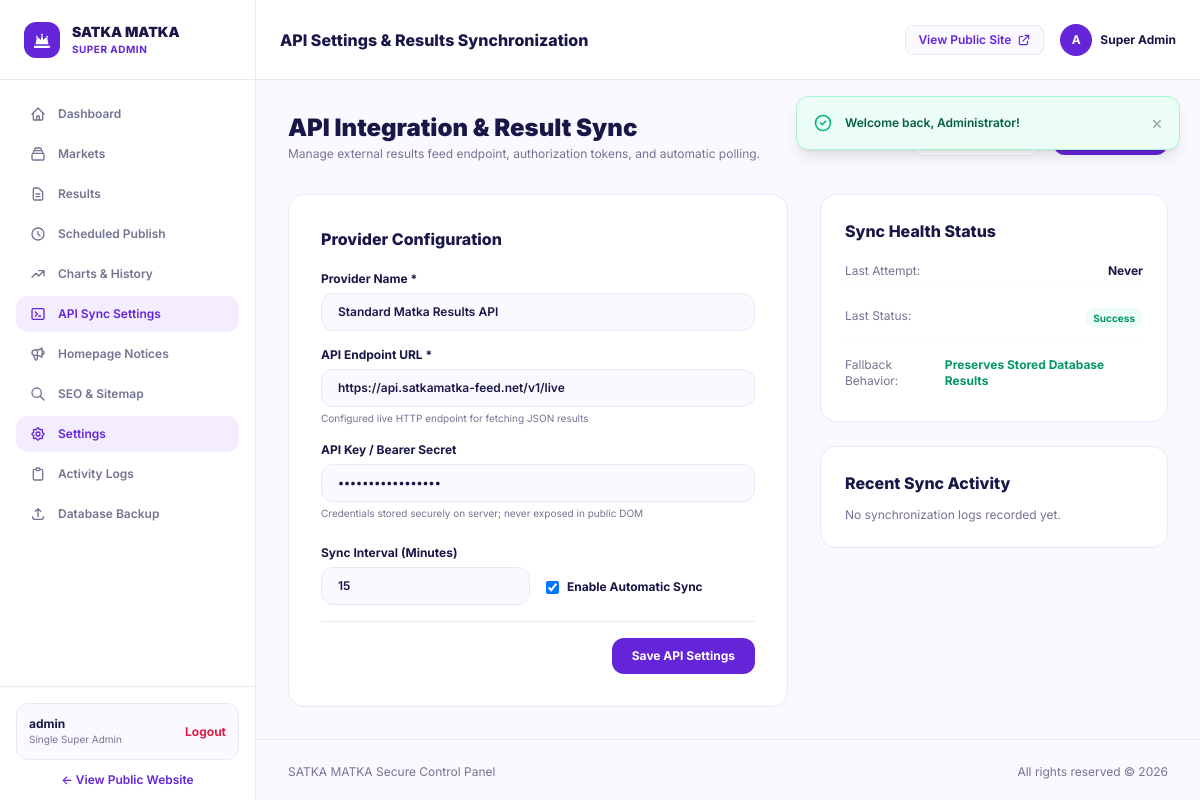
The page /admin/api-settings/index.php (signed in) on the database its author committed.
### tables this page shows
CREATE TABLE IF NOT EXISTS api_configs (
    id INT AUTO_INCREMENT PRIMARY KEY,
    provider_name VARCHAR(100) NOT NULL,
    api_url VARCHAR(255) NOT NULL,
    api_key VARCHAR(255) NULL,
    api_secret VARCHAR(255) NULL,
    sync_interval_minutes INT NOT NULL DEFAULT 15,
    is_active TINYINT(1) NOT NULL DEFAULT 1,
    last_sync_at DATETIME NULL,
    last_sync_status VARCHAR(20) NULL,
    field_mapping TEXT NULL,
    created_at DATETIME NOT NULL DEFAULT CURRENT_TIMESTAMP,
    updated_at DATETIME NOT NULL DEFAULT CURRENT_TIMESTAMP ON UPDATE CURRENT_TIMESTAMP
);

### app/helpers/security.php (called while the page is built, shortened)
<?php
function e(?string $value): string {
    return htmlspecialchars($value ?? '', ENT_QUOTES | ENT_SUBSTITUTE, 'UTF-8');
}

### admin/api-settings/index.php (the view, shortened to what this page needs)
<?php
$pdo = Database::getConnection();
$stmt = $pdo->query("SELECT * FROM api_configs ORDER BY id ASC LIMIT 1");
$config = $stmt->fetch() ?: [
    'id' => 1,
    'provider_name' => 'Live Matka Feed API',
    'api_url' => 'https://api.satkamatka-feed.net/v1/live',
    'api_key' => 'sm_live_sec_99342',
    'sync_interval_minutes' => 15,
    'is_active' => 1,
    'last_sync_status' => 'success',
    'last_sync_at' => date('Y-m-d H:i:s')
];
$syncLogs = ApiSyncService::getLogs(10);
require __DIR__ . '/../includes/head.php';
require __DIR__ . '/../includes/sidebar.php';
?>
<div class="flex-1 flex flex-col min-w-0">
  <?php require __DIR__ . '/../includes/header.php'; ?>
  <?php require __DIR__ . '/../../includes/flash-message.php'; ?>
  <main class="p-6 sm:p-8 space-y-8 flex-1">
    <div class="flex flex-col sm:flex-row sm:items-center justify-between gap-4">
      <div>
        <h1 class="text-2xl font-black text-[#191747]">API Integration &amp; Result Sync</h1>
        <p class="text-xs text-[#737493] mt-0.5">Manage external results feed endpoint, authorization tokens, and automatic polling.</p>
      </div>
      <div class="flex items-center space-x-3">
        <a href="/admin/api-settings/test-connection.php" class="px-4 py-2.5 rounded-xl border border-[#EAE8F5] bg-white hover:bg-[#FAF9FF] text-[#191747] text-xs font-bold transition">
        </a>
        <a href="/admin/api-settings/sync-now.php" class="px-4 py-2.5 rounded-xl bg-[#6425D9] hover:bg-[#521ec2] text-white text-xs font-bold flex items-center gap-2 shadow-xs transition">
          <span>Sync Now</span>
        </a>
      </div>
    </div>
    <div class="grid grid-cols-1 lg:grid-cols-12 gap-8">
      <div class="lg:col-span-7 bg-white rounded-2xl border border-[#EAE8F5] p-6 sm:p-8 shadow-xs">
        <h2 class="text-base font-extrabold text-[#191747] mb-5">Provider Configuration</h2>
        <form action="/admin/api-settings/index.php" method="POST" class="space-y-4">
          <div>
            <label class="block text-xs font-bold text-[#191747] mb-1.5">Provider Name *</label>
            <input type="text" name="provider_name" value="<?= e($config['provider_name']) ?>" required class="w-full px-4 py-2.5 rounded-xl bg-[#FAF9FF] border border-[#EAE8F5] text-xs font-semibold text-[#191747]">
          </div>
          <div>
            <label class="block text-xs font-bold text-[#191747] mb-1.5">API Endpoint URL *</label>
            <input type="url" name="api_url" value="<?= e($config['api_url']) ?>" required class="w-full px-4 py-2.5 rounded-xl bg-[#FAF9FF] border border-[#EAE8F5] text-xs font-semibold text-[#191747]">
            <span class="text-[10px] text-[#737493] mt-1 block">Configured live HTTP endpoint for fetching JSON results</span>
          </div>
          <div>
            <label class="block text-xs font-bold text-[#191747] mb-1.5">API Key / Bearer Secret</label>
            <input type="password" name="api_key" value="<?= e($config['api_key']) ?>" class="w-full px-4 py-2.5 rounded-xl bg-[#FAF9FF] border border-[#EAE8F5] text-xs font-semibold text-[#191747]">
            <span class="text-[10px] text-[#737493] mt-1 block">Credentials stored securely on server; never exposed in public DOM</span>
          </div>
          <div class="grid grid-cols-1 sm:grid-cols-2 gap-4 pt-2">
            <div>
              <label class="block text-xs font-bold text-[#191747] mb-1.5">Sync Interval (Minutes)</label>
              <input type="number" name="sync_interval_minutes" value="<?= e($config['sync_interval_minutes']) ?>" min="1" max="1440" class="w-full px-4 py-2.5 rounded-xl bg-[#FAF9FF] border border-[#EAE8F5] text-xs font-semibold text-[#191747]">
            </div>
            <div class="flex items-center pt-6">
              <label class="flex items-center gap-2 cursor-pointer text-xs font-bold text-[#191747]">
                <input type="checkbox" name="is_active" value="1" <?= !empty($config['is_active']) ? 'checked' : '' ?> class="rounded text-[#6425D9]">
                <span>Enable Automatic Sync</span>
              </label>
            </div>
          </div>
          <div class="pt-4 border-t border-[#EAE8F5] flex justify-end">
            <button type="submit" class="px-5 py-2.5 rounded-xl bg-[#6425D9] hover:bg-[#521ec2] text-white text-xs font-bold shadow-xs transition">
              Save API Settings
            </button>
          </div>
        </form>
      </div>
      <div class="lg:col-span-5 space-y-6">
        <div class="bg-white rounded-2xl border border-[#EAE8F5] p-6 shadow-xs">
          <h2 class="text-base font-extrabold text-[#191747] mb-3">Sync Health Status</h2>
          <div class="space-y-3 text-xs">
            <div class="flex justify-between py-2 border-b border-[#FAF9FF]">
              <span class="text-[#737493]">Last Attempt:</span>
              <strong class="text-[#191747]"><?= e($config['last_sync_at'] ?? 'Never') ?></strong>
            </div>
            <div class="flex justify-between py-2 border-b border-[#FAF9FF]">
              <span class="text-[#737493]">Last Status:</span>
              <span class="px-2 py-0.5 rounded-full text-[10px] font-bold <?= ($config['last_sync_status'] ?? '') === 'success' ? 'bg-emerald-50 text-emerald-600' : 'bg-amber-50 text-amber-700' ?>">
                <?= ucfirst($config['last_sync_status'] ?? 'Unknown') ?>
              </span>
            </div>
            <div class="flex justify-between py-2">
              <span class="text-[#737493]">Fallback Behavior:</span>
              <strong class="text-emerald-600">Preserves Stored Database Results</strong>
            </div>
          </div>
        </div>
        <div class="bg-white rounded-2xl border border-[#EAE8F5] p-6 shadow-xs">
          <h2 class="text-base font-extrabold text-[#191747] mb-3">Recent Sync Activity</h2>
          <div class="space-y-2.5">
            <?php if (empty($syncLogs)): ?>
              <p class="text-xs text-[#737493]">No synchronization logs recorded yet.</p>
            <?php endif; ?>
          </div>
        </div>
      </div>
    </div>
  </main>
  <?php require __DIR__ . '/../includes/footer.php'; ?>

### assets/css/app.css (style rules this page uses)
:root { --primary-purple: #6425D9; --deep-purple: #35156F; --light-purple: #F3EDFF; --main-bg: #FFFFFF; --soft-bg: #FAF9FF; --primary-text: #191747; --secondary-text: #737493; --border-color: #EAE8F5; --success-green: #16A779; }
body { font-family: 'Inter', -apple-system, BlinkMacSystemFont, 'Segoe UI', Roboto, Helvetica, Arial, sans-serif; color: var(--primary-text); background-color: var(--soft-bg); -webkit-font-smoothing: antialiased; }

### rows shown on the page
api_configs: provider_name "Standard Matka Results API", api_url "https://api.satkamatka-feed.net/v1/live", sync_interval_minutes "15", is_active "☑", last_sync_at "Never", last_sync_status "Success"

### other values the page prints
$pageTitle "API Settings & Results Synchronization"
$f['message'] "Welcome back, Administrator!"
